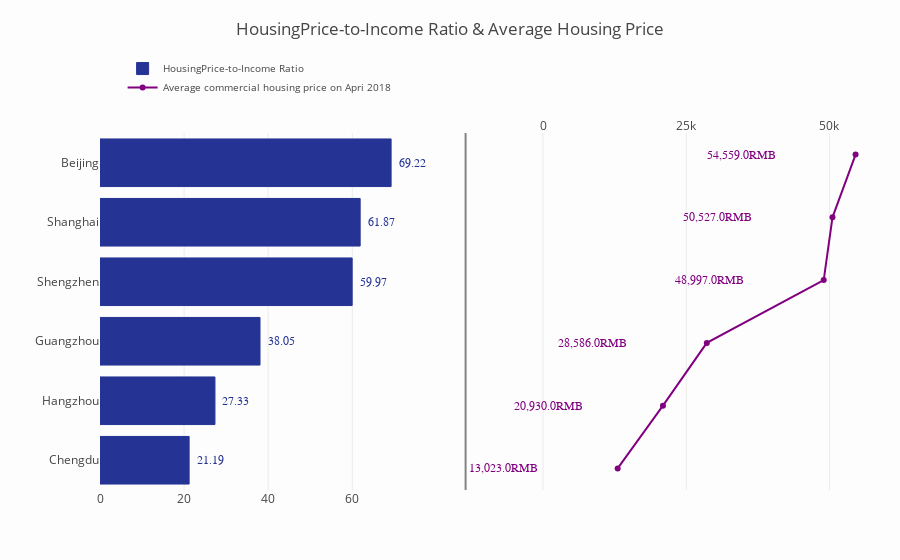

This figure's notebook cell:
### Markdown cell above
房价收入比计算：住房价格与城市居民家庭年收入之比
             计算：房价=80平米*最新均价 
             收入=传媒行业月平均*12
             收入比：房价／收入
（都是以个人为单位，80平米较适合单人居住，家庭年收入也只有一个人的收入。。。）
（2）比例越低，购房压力越低，买房可能性更高。

### Code cell
from plotly import tools

import numpy as np

y_saving = [float(Chengdu_rate),float(Hangzhou_rate),float(Guangzhou_rate),float(Shenzhen_rate),
            float(Shanghai_rate), float(Beijing_rate)]
y_net_worth = [13023, 20930,28586,48997,50527, 54559]
x_saving = ['Chengdu', 'Hangzhou', 'Guangzhou', 'Shengzhen',
            'Shanghai', 'Beijing']
x_net_worth = ['Chengdu', 'Hangzhou','Guangzhou','Shengzhen',
            'Shanghai', 'Beijing']
trace0 = go.Bar(
    x=y_saving,
    y=x_saving,
    marker=dict(
        color='rgb(37, 52, 148)',
        line=dict(
            color='rgb(37, 52, 148)',
            width=1),
    ),
    name='HousingPrice-to-Income Ratio',
    orientation='h',
)
trace1 = go.Scatter(
    x=y_net_worth,
    y=x_net_worth,
    mode='lines+markers',
    line=dict(
        color='rgb(128, 0, 128)'),
    name='Average commercial housing price on Apri 2018',
)
layout = dict(
    title='HousingPrice-to-Income Ratio & Average Housing Price',
    yaxis1=dict(
        showgrid=False,
        showline=False,
        showticklabels=True,
        domain=[0, 0.85],
    ),
    yaxis2=dict(
        showgrid=False,
        showline=True,
        showticklabels=False,
        linecolor='rgba(102, 102, 102, 0.8)',
        linewidth=2,
        domain=[0, 0.85],
    ),
    xaxis1=dict(
        zeroline=False,
        showline=False,
        showticklabels=True,
        showgrid=True,
        domain=[0, 0.42],
    ),
    xaxis2=dict(
        zeroline=False,
        showline=False,
        showticklabels=True,
        showgrid=True,
        domain=[0.47, 1],
        side='top',
        dtick=25000,
    ),
    legend=dict(
        x=0.029,
        y=1.038,
        font=dict(
            size=10,
        ),
    ),
    margin=dict(
        l=100,
        r=20,
        t=70,
        b=70,
    ),
    paper_bgcolor='rgb(253, 253, 253)',
    plot_bgcolor='rgba(252, 252, 252, 0.06)',
)

annotations = []

y_s = np.round(y_saving, decimals=2)
y_nw = np.rint(y_net_worth)

# Adding labels
for ydn, yd, xd in zip(y_nw, y_s, x_saving):
    # labeling the scatter savings
    annotations.append(dict(xref='x2', yref='y2',
                            y=xd, x=ydn - 20000,
                            text='{:,}'.format(ydn) + 'RMB',
                            font=dict(family='Arial', size=12,
                                      color='rgb(128, 0, 128)'),
                            showarrow=False))
    # labeling the bar net worth
    annotations.append(dict(xref='x1', yref='y1',
                            y=xd, x=yd + 5,
                            text=str(yd),
                            font=dict(family='Arial', size=12,
                                      color='rgb(37, 52, 148)'),
                            showarrow=False))

layout['annotations'] = annotations

# Creating two subplots
fig = tools.make_subplots(rows=1, cols=2, specs=[[{}, {}]], shared_xaxes=True,
                          shared_yaxes=False, vertical_spacing=0.001)

fig.append_trace(trace0, 1, 1)
fig.append_trace(trace1, 1, 2)

fig['layout'].update(layout)
iplot(fig, filename='oecd-networth-saving-bar-line')

### Figure 1 — Plotly figure (JSON) as saved in the notebook; plotly's stock layout.template omitted (floating-point values rounded to 4 significant figures)
{"data": [{"marker": {"color": "rgb(37, 52, 148)", "line": {"color": "rgb(37, 52, 148)", "width": 1}}, "name": "HousingPrice-to-Income Ratio", "orientation": "h", "type": "bar", "x": [21.19, 27.33, 38.05, 59.97, 61.87, 69.22], "xaxis": "x1", "y": ["Chengdu", "Hangzhou", "Guangzhou", "Shengzhen", "Shanghai", "Beijing"], "yaxis": "y1"}, {"line": {"color": "rgb(128, 0, 128)"}, "mode": "lines+markers", "name": "Average commercial housing price on Apri 2018", "type": "scatter", "x": [13023, 20930, 28586, 48997, 50527, 54559], "xaxis": "x2", "y": ["Chengdu", "Hangzhou", "Guangzhou", "Shengzhen", "Shanghai", "Beijing"], "yaxis": "y2"}], "layout": {"annotations": [{"font": {"color": "rgb(128, 0, 128)", "family": "Arial", "size": 12}, "showarrow": false, "text": "13,023.0RMB", "x": -6977, "xref": "x2", "y": "Chengdu", "yref": "y2"}, {"font": {"color": "rgb(37, 52, 148)", "family": "Arial", "size": 12}, "showarrow": false, "text": "21.19", "x": 26.19, "xref": "x1", "y": "Chengdu", "yref": "y1"}, {"font": {"color": "rgb(128, 0, 128)", "family": "Arial", "size": 12}, "showarrow": false, "text": "20,930.0RMB", "x": 930, "xref": "x2", "y": "Hangzhou", "yref": "y2"}, {"font": {"color": "rgb(37, 52, 148)", "family": "Arial", "size": 12}, "showarrow": false, "text": "27.33", "x": 32.33, "xref": "x1", "y": "Hangzhou", "yref": "y1"}, {"font": {"color": "rgb(128, 0, 128)", "family": "Arial", "size": 12}, "showarrow": false, "text": "28,586.0RMB", "x": 8586, "xref": "x2", "y": "Guangzhou", "yref": "y2"}, {"font": {"color": "rgb(37, 52, 148)", "family": "Arial", "size": 12}, "showarrow": false, "text": "38.05", "x": 43.05, "xref": "x1", "y": "Guangzhou", "yref": "y1"}, {"font": {"color": "rgb(128, 0, 128)", "family": "Arial", "size": 12}, "showarrow": false, "text": "48,997.0RMB", "x": 28997, "xref": "x2", "y": "Shengzhen", "yref": "y2"}, {"font": {"color": "rgb(37, 52, 148)", "family": "Arial", "size": 12}, "showarrow": false, "text": "59.97", "x": 64.97, "xref": "x1", "y": "Shengzhen", "yref": "y1"}, {"font": {"color": "rgb(128, 0, 128)", "family": "Arial", "size": 12}, "showarrow": false, "text": "50,527.0RMB", "x": 30527, "xref": "x2", "y": "Shanghai", "yref": "y2"}, {"font": {"color": "rgb(37, 52, 148)", "family": "Arial", "size": 12}, "showarrow": false, "text": "61.87", "x": 66.87, "xref": "x1", "y": "Shanghai", "yref": "y1"}, {"font": {"color": "rgb(128, 0, 128)", "family": "Arial", "size": 12}, "showarrow": false, "text": "54,559.0RMB", "x": 34559, "xref": "x2", "y": "Beijing", "yref": "y2"}, {"font": {"color": "rgb(37, 52, 148)", "family": "Arial", "size": 12}, "showarrow": false, "text": "69.22", "x": 74.22, "xref": "x1", "y": "Beijing", "yref": "y1"}], "legend": {"font": {"size": 10}, "x": 0.029, "y": 1.038}, "margin": {"b": 70, "l": 100, "r": 20, "t": 70}, "paper_bgcolor": "rgb(253, 253, 253)", "plot_bgcolor": "rgba(252, 252, 252, 0.06)", "title": "HousingPrice-to-Income Ratio & Average Housing Price", "xaxis1": {"anchor": "y1", "domain": [0, 0.42], "showgrid": true, "showline": false, "showticklabels": true, "zeroline": false}, "xaxis2": {"anchor": "y2", "domain": [0.47, 1], "dtick": 25000, "showgrid": true, "showline": false, "showticklabels": true, "side": "top", "zeroline": false}, "yaxis1": {"anchor": "x1", "domain": [0, 0.85], "showgrid": false, "showline": false, "showticklabels": true}, "yaxis2": {"anchor": "x2", "domain": [0, 0.85], "linecolor": "rgba(102, 102, 102, 0.8)", "linewidth": 2, "showgrid": false, "showline": true, "showticklabels": false}}}
